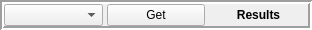
<?xml version="1.0" encoding="UTF-8"?>
<ui version="4.0">
 <class>Form</class>
 <widget class="QWidget" name="Form">
  <property name="geometry">
   <rect>
    <x>0</x>
    <y>0</y>
    <width>312</width>
    <height>30</height>
   </rect>
  </property>
  <property name="windowTitle">
   <string>Form</string>
  </property>
  <layout class="QVBoxLayout" name="verticalLayout">
   <property name="spacing">
    <number>0</number>
   </property>
   <property name="margin">
    <number>0</number>
   </property>
   <item>
    <widget class="QFrame" name="frame">
     <property name="frameShape">
      <enum>QFrame::Box</enum>
     </property>
     <property name="frameShadow">
      <enum>QFrame::Sunken</enum>
     </property>
     <property name="lineWidth">
      <number>2</number>
     </property>
     <layout class="QHBoxLayout" name="horizontalLayout">
      <property name="spacing">
       <number>4</number>
      </property>
      <property name="margin">
       <number>0</number>
      </property>
      <item>
       <widget class="QComboBox" name="items"/>
      </item>
      <item>
       <widget class="QPushButton" name="button">
        <property name="text">
         <string>Get</string>
        </property>
       </widget>
      </item>
      <item>
       <widget class="QLabel" name="label">
        <property name="font">
         <font>
          <weight>75</weight>
          <bold>true</bold>
         </font>
        </property>
        <property name="text">
         <string>Results</string>
        </property>
        <property name="alignment">
         <set>Qt::AlignCenter</set>
        </property>
       </widget>
      </item>
     </layout>
    </widget>
   </item>
  </layout>
 </widget>
 <resources/>
 <connections>
  <connection>
   <sender>button</sender>
   <signal>clicked()</signal>
   <receiver>Form</receiver>
   <slot>clicked()</slot>
   <hints>
    <hint type="sourcelabel">
     <x>173</x>
     <y>20</y>
    </hint>
    <hint type="destinationlabel">
     <x>184</x>
     <y>29</y>
    </hint>
   </hints>
  </connection>
 </connections>
 <slots>
  <slot>clicked()</slot>
 </slots>
</ui>
